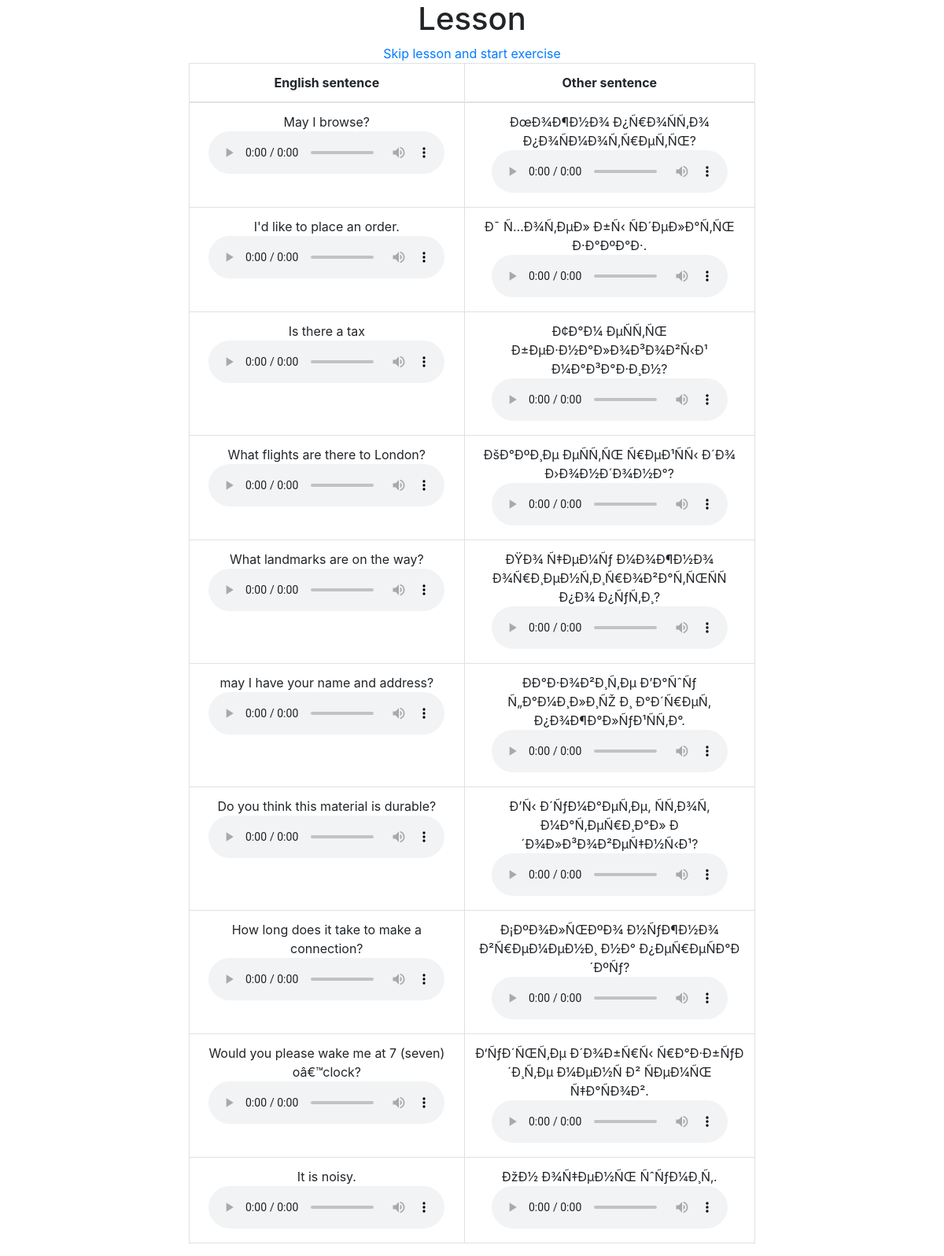
The app's page /lesson.php with its own data.
### tables this page shows
CREATE TABLE IF NOT EXISTS `dictionary` (
  `id` int(11) NOT NULL AUTO_INCREMENT,
  `id_dic` int(11) DEFAULT NULL,
  `english` varchar(200) NOT NULL,
  `other` varchar(200) NOT NULL,
  `lcount` int(11) NOT NULL,
  PRIMARY KEY (`id`)
);

### dbconnect.php (called while the page is built, shortened)
<?php
class DBconnect {
    var $host;
    var $dbname;
    var $dbuser;
    var $password;
    var $link;
    public function __construct($params=array("host"=>"localhost","dbname"=>"english","dbuser"=>"english","password"=>"english")){
      $this->host=$params["host"];
      $this->dbname=$params["dbname"];
      $this->dbuser=$params["dbuser"];
      $this->password=$params["password"];
    }
    public function getSentence($id,$limit){
        $return_arr=array();
        $query="SELECT id,english,other FROM `dictionary` WHERE lcount<20 and id_dic=".$id." ORDER BY RAND() LIMIT ".$limit;
        $result=mysqli_query($this->link,$query) or die('Query fault: ' . mysqli_error($this->link)."<br/>Query:".$query);
        while($row=mysqli_fetch_assoc($result)){
         $return_arr[]=array('id'=>$row["id"], "english"=>$row["english"],"other"=>$row["other"]);
        }
        return $return_arr;
    }
    private function connect(){
        $this->link = mysqli_connect($this->host, $this->dbuser,$this->password,$this->dbname);
    }
    function getSettings(){
      $retarr=array();
      $query="SELECT * FROM settings";
      $result=mysqli_query($this->link,$query) or die('Query fault: ' . mysqli_error($this->link)."<br/>Query:".$query);
      while($row=mysqli_fetch_assoc($result)){
          $retarr[$row["name"]]=$row["parameters"];
      }
      return $retarr;
    }
    function newExercise(){
        $query="DELETE FROM exercise";
        mysqli_query($this->link,$query) or die('Query to exercise fault: ' . mysqli_error($this->link));
    }
    function addSentenceToExercise($sentence_id){
        $query="INSERT INTO `exercise`( `sentence_id`)
                VALUES (".$sentence_id.")";
        mysqli_query($this->link,$query) or die('Query fault: ' . mysqli_error($this->link)."<br/>Query:".$query);
    }
}

### lesson.php (the view, shortened to what this page needs)
<?php
 require_once("dbconnect.php");
 $dbconnect = new DBconnect();
 $settings=$dbconnect->getSettings();
 $id=$settings["dictionary"];
 $sl=$settings["sent_limit"];
 $in=$settings["interval"];
?>
<!DOCTYPE HTML PUBLIC "-//W3C//DTD HTML 4.01//EN" "http://www.w3.org/TR/html4/strict.dtd">
<html>
<head>
    <link rel="stylesheet" type="text/css" href="../bootstrap/css/bootstrap.min.css" media="screen" />
</head>
<body>
<?php
if (isset($id)){
    $str=" <input type=\"hidden\" id=\"interval\" name=\"interval\" value=\"".$in."\" />
           <table id=\"myTable\" class=\"table table-bordered\" width=\"10%\">".
           "<thead>".
            "<tr>".
              "<th>English sentence</th><th>Other sentence</th>".
            "</tr>".
           "</thead>".
           "<tbody>";
    $dbconnect->newExercise();
    $result=$dbconnect->getSentence($id,$sl);
    $dir="../audio/";
    foreach ($result as $row){
        $filename_en=$dir.$row["id"].".mp3";
        $filename_ot=$dir.$row["id"]."ot.mp3";
        $str.="<tr>";
        $str.='<td class="first"><input type="hidden" id="sid[]" name="sid[]" value="'.$row["id"].'">'.trim($row["english"]);
        $str.='<audio id="'.$row["id"].'" controls="controls">';
        $str.='<source src="'.$filename_en.'" type="audio/mpeg" />';
        $str.='Your browser does not support the audio element.';
        $str.='</audio>';
        $str.="</td>";
        $str.='<td class="second">'.trim($row["other"]);
        $str.='<audio id="'.$row["id"].'ot" controls="controls">';
        $str.='<source src="'.$filename_ot.'" type="audio/mpeg" />';
        $str.='Your browser does not support the audio element.';
        $str.='</audio>';
        $str.="</td>";
        $str.="</tr>";
   }
    $str.="</tbody></table>";
}
?>
<div style="text-align:center;">
 <div style="margin: 0 auto; width:60%">
    <h1>Lesson</h1>
     <a id="skip" href="../english/exercise.php">Skip lesson and start exercise</a>
    <?php  echo $str; ?>
 </div>
</div>
</body>

### records on screen
dictionary: english "May I browse?", other "ÐœÐ¾Ð¶Ð½Ð¾ Ð¿Ñ€Ð¾ÑÑ‚Ð¾ Ð¿Ð¾ÑÐ¼Ð¾Ñ‚Ñ€ÐµÑ‚ÑŒ?"
dictionary: english "I'd like to place an order.", other "Ð¯ Ñ…Ð¾Ñ‚ÐµÐ» Ð±Ñ‹ ÑÐ´ÐµÐ»Ð°Ñ‚ÑŒ Ð·Ð°ÐºÐ°Ð·."
dictionary: english "Is there a tax", other "Ð¢Ð°Ð¼ ÐµÑÑ‚ÑŒ Ð±ÐµÐ·Ð½Ð°Ð»Ð¾Ð³Ð¾Ð²Ñ‹Ð¹ Ð¼Ð°Ð³Ð°Ð·Ð¸Ð½?"
dictionary: english "What flights are there to London?", other "ÐšÐ°ÐºÐ¸Ðµ ÐµÑÑ‚ÑŒ Ñ€ÐµÐ¹ÑÑ‹ Ð´Ð¾ Ð›Ð¾Ð½Ð´Ð¾Ð½Ð°?"
dictionary: english "What landmarks are on the way?", other "ÐŸÐ¾ Ñ‡ÐµÐ¼Ñƒ Ð¼Ð¾Ð¶Ð½Ð¾ Ð¾Ñ€Ð¸ÐµÐ½Ñ‚Ð¸Ñ€Ð¾Ð²Ð°Ñ‚ÑŒÑÑ Ð¿Ð¾ Ð¿ÑƒÑ‚Ð¸?"
dictionary: english "may I have your name and address?", other "ÐÐ°Ð·Ð¾Ð²Ð¸Ñ‚Ðµ Ð’Ð°ÑˆÑƒ Ñ„Ð°Ð¼Ð¸Ð»Ð¸ÑŽ Ð¸ Ð°Ð´Ñ€ÐµÑ, Ð¿Ð¾Ð¶Ð°Ð»ÑƒÐ¹ÑÑ‚Ð°."
dictionary: english "Do you think this material is durable?", other "Ð’Ñ‹ Ð´ÑƒÐ¼Ð°ÐµÑ‚Ðµ, ÑÑ‚Ð¾Ñ‚ Ð¼Ð°Ñ‚ÐµÑ€Ð¸Ð°Ð» Ð´Ð¾Ð»Ð³Ð¾Ð²ÐµÑ‡Ð½Ñ‹Ð¹?"
dictionary: english "How long does it take to make a connection?", other "Ð¡ÐºÐ¾Ð»ÑŒÐºÐ¾ Ð½ÑƒÐ¶Ð½Ð¾ Ð²Ñ€ÐµÐ¼ÐµÐ½Ð¸ Ð½Ð° Ð¿ÐµÑ€ÐµÑÐ°Ð´ÐºÑƒ?"
dictionary: english "Would you please wake me at 7 (seven) oâ€™clock?", other "Ð‘ÑƒÐ´ÑŒÑ‚Ðµ Ð´Ð¾Ð±Ñ€Ñ‹ Ñ€Ð°Ð·Ð±ÑƒÐ´Ð¸Ñ‚Ðµ Ð¼ÐµÐ½Ñ Ð² ÑÐµÐ¼ÑŒ Ñ‡Ð°ÑÐ¾Ð²."
dictionary: english "It is noisy.", other "ÐžÐ½ Ð¾Ñ‡ÐµÐ½ÑŒ ÑˆÑƒÐ¼Ð¸Ñ‚."
